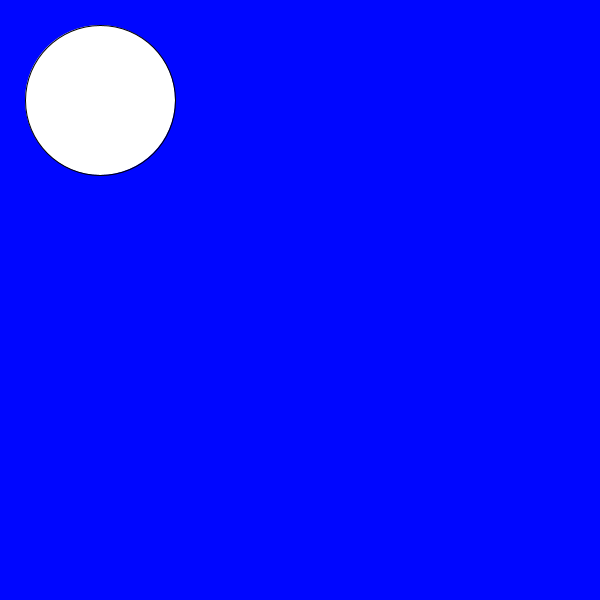
Frame 1 (no input)
Frame 60 (the mouse pressed at the canvas centre just before this capture): identical to frame 1, image omitted
Frame 120 (the mouse held since frame 60 and released just before this capture): identical to frame 1, image omitted

The Processing sketch that drew this single still picture (run headless with seeded random() and noise(); from frame 60 on, the mouse is pressed at the canvas centre):

// Processing sketch: slippery_dot
// ── slippery_dot.pde
    // 4. create three integer variables to  
    //    represent the x, y, and the size of the ellipse
    int X=100;
    int Y=100;
     int sizeX = 150;
     int sizeY = 150;
    void setup() {
      //1. set the size of your sketch
    size(600, 600);
    }
    
    void draw() {
      //2. set the background color of your sketch
      background(0,6,255);
      //3. draw an ellipse. Make sure it fits in the window.
      ellipse(100,100,150,150);
      //5. use the variables created in step 4 to in place of the numbers
      //   in your ellipse
     
    }
    
    void mousePressed() {
      //6a. create an integer variable called distance
      //6b. use the getDistance method to initialize your varible
      //    use the mouse's x and y and the x and y of your ellipse 
     
      //7. print the distance variable
    
      
      //8a. make an if statement to check if the distance variable
      //   is greater than negative half the size of the ellipse,
      //   and less than positive half the size of the ellipse.
      
        //8b.  set the x and y of the ellipse to a random location on the window
       
      
    }
    
    int getDistance(int x1, int y1, int x2, int y2) {
      return (int)Math.sqrt(x2 * x2 + y2 * y2) - (int)Math.sqrt(x1 * x1 + y1 * y1);}
